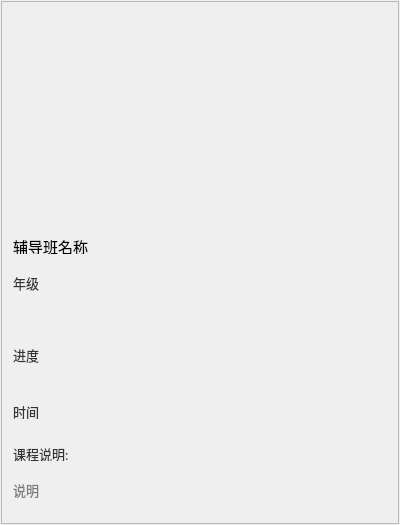
<?xml version="1.0" encoding="UTF-8"?>
<ui version="4.0">
 <class>UICourseWnd</class>
 <widget class="QWidget" name="UICourseWnd">
  <property name="geometry">
   <rect>
    <x>0</x>
    <y>0</y>
    <width>400</width>
    <height>525</height>
   </rect>
  </property>
  <property name="windowTitle">
   <string>UICourseWnd</string>
  </property>
  <property name="styleSheet">
   <string notr="true">border-image: url(:/LoginWindow/images/AuxiliaryPanelBack.png);</string>
  </property>
  <layout class="QVBoxLayout" name="verticalLayout">
   <property name="leftMargin">
    <number>1</number>
   </property>
   <property name="topMargin">
    <number>1</number>
   </property>
   <property name="rightMargin">
    <number>1</number>
   </property>
   <property name="bottomMargin">
    <number>1</number>
   </property>
   <item>
    <widget class="QScrollArea" name="scrollArea">
     <property name="widgetResizable">
      <bool>true</bool>
     </property>
     <widget class="QWidget" name="scrollAreaWidgetContents">
      <property name="geometry">
       <rect>
        <x>0</x>
        <y>0</y>
        <width>398</width>
        <height>523</height>
       </rect>
      </property>
      <layout class="QVBoxLayout" name="verticalLayout_2">
       <item>
        <widget class="QLabel" name="pic_label">
         <property name="minimumSize">
          <size>
           <width>0</width>
           <height>220</height>
          </size>
         </property>
         <property name="text">
          <string/>
         </property>
        </widget>
       </item>
       <item>
        <widget class="QLabel" name="name_label">
         <property name="minimumSize">
          <size>
           <width>0</width>
           <height>15</height>
          </size>
         </property>
         <property name="maximumSize">
          <size>
           <width>16777215</width>
           <height>15</height>
          </size>
         </property>
         <property name="font">
          <font>
           <family>微软雅黑</family>
           <pointsize>11</pointsize>
          </font>
         </property>
         <property name="text">
          <string>辅导班名称</string>
         </property>
        </widget>
       </item>
       <item>
        <widget class="QLabel" name="grade_label">
         <property name="minimumSize">
          <size>
           <width>0</width>
           <height>15</height>
          </size>
         </property>
         <property name="font">
          <font>
           <family>微软雅黑</family>
           <pointsize>10</pointsize>
          </font>
         </property>
         <property name="styleSheet">
          <string notr="true">color: rgb(51, 51, 51);
</string>
         </property>
         <property name="text">
          <string>年级</string>
         </property>
        </widget>
       </item>
       <item>
        <widget class="QLabel" name="label_2">
         <property name="minimumSize">
          <size>
           <width>0</width>
           <height>15</height>
          </size>
         </property>
         <property name="maximumSize">
          <size>
           <width>16777215</width>
           <height>15</height>
          </size>
         </property>
         <property name="text">
          <string/>
         </property>
        </widget>
       </item>
       <item>
        <widget class="QLabel" name="press_label">
         <property name="minimumSize">
          <size>
           <width>0</width>
           <height>15</height>
          </size>
         </property>
         <property name="font">
          <font>
           <family>微软雅黑</family>
           <pointsize>10</pointsize>
          </font>
         </property>
         <property name="styleSheet">
          <string notr="true">color: rgb(51, 51, 51);</string>
         </property>
         <property name="text">
          <string>进度</string>
         </property>
        </widget>
       </item>
       <item>
        <widget class="QLabel" name="label_3">
         <property name="minimumSize">
          <size>
           <width>0</width>
           <height>15</height>
          </size>
         </property>
         <property name="maximumSize">
          <size>
           <width>16777215</width>
           <height>15</height>
          </size>
         </property>
         <property name="text">
          <string/>
         </property>
        </widget>
       </item>
       <item>
        <widget class="QLabel" name="time_label">
         <property name="minimumSize">
          <size>
           <width>0</width>
           <height>15</height>
          </size>
         </property>
         <property name="maximumSize">
          <size>
           <width>16777215</width>
           <height>15</height>
          </size>
         </property>
         <property name="font">
          <font>
           <family>微软雅黑</family>
           <pointsize>10</pointsize>
          </font>
         </property>
         <property name="styleSheet">
          <string notr="true">color: rgb(51, 51, 51);</string>
         </property>
         <property name="text">
          <string>时间</string>
         </property>
        </widget>
       </item>
       <item>
        <widget class="QLabel" name="label_4">
         <property name="minimumSize">
          <size>
           <width>0</width>
           <height>15</height>
          </size>
         </property>
         <property name="maximumSize">
          <size>
           <width>16777215</width>
           <height>15</height>
          </size>
         </property>
         <property name="text">
          <string/>
         </property>
        </widget>
       </item>
       <item>
        <widget class="QLabel" name="label">
         <property name="minimumSize">
          <size>
           <width>0</width>
           <height>15</height>
          </size>
         </property>
         <property name="maximumSize">
          <size>
           <width>16777215</width>
           <height>15</height>
          </size>
         </property>
         <property name="font">
          <font>
           <family>微软雅黑</family>
           <pointsize>10</pointsize>
          </font>
         </property>
         <property name="styleSheet">
          <string notr="true">color: rgb(51, 51, 51);</string>
         </property>
         <property name="text">
          <string>课程说明:</string>
         </property>
        </widget>
       </item>
       <item>
        <widget class="QLabel" name="desc_label">
         <property name="minimumSize">
          <size>
           <width>0</width>
           <height>20</height>
          </size>
         </property>
         <property name="font">
          <font>
           <family>微软雅黑</family>
           <pointsize>10</pointsize>
          </font>
         </property>
         <property name="styleSheet">
          <string notr="true">color: rgb(120, 120, 120);</string>
         </property>
         <property name="text">
          <string>说明</string>
         </property>
        </widget>
       </item>
      </layout>
     </widget>
    </widget>
   </item>
  </layout>
 </widget>
 <layoutdefault spacing="6" margin="11"/>
 <resources>
  <include location="loginwindow.qrc"/>
 </resources>
 <connections/>
</ui>
